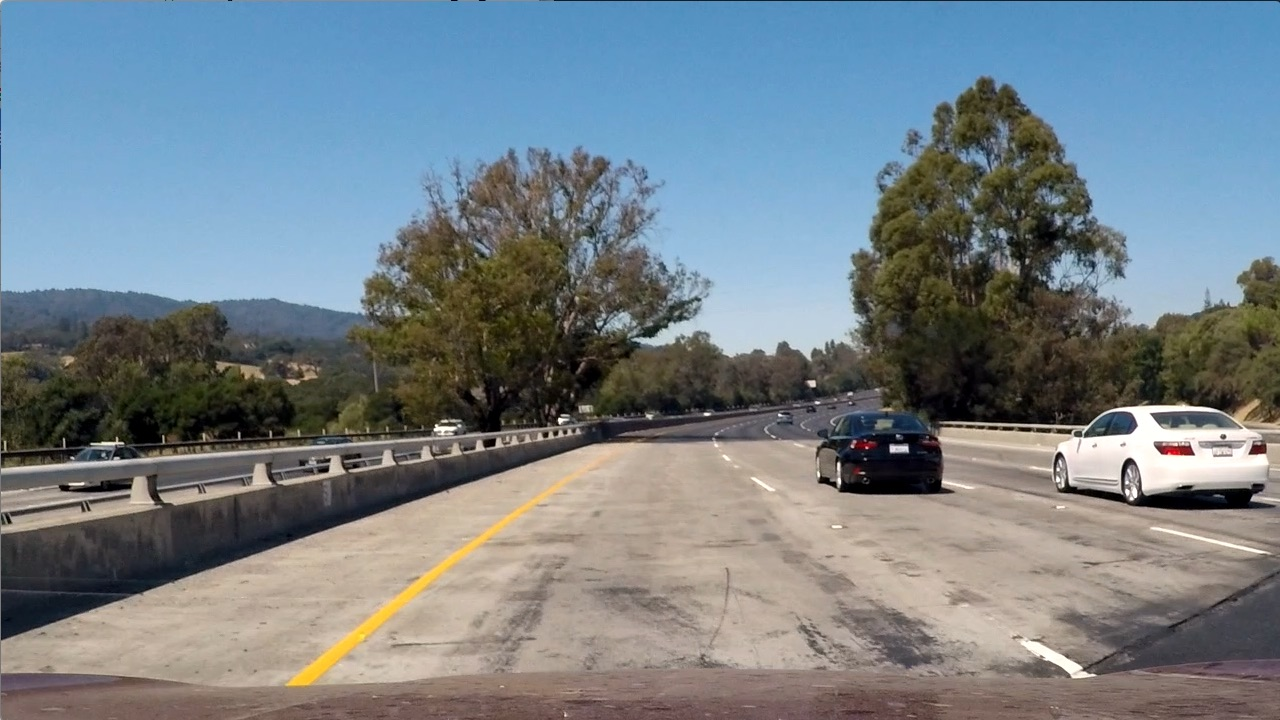
#> input picture test_images/test1.jpg, 1280 x 720 px, given as the content of the folder ./dataset/vehicles, which was not available
$ jupyter execute --allow-errors project.ipynb   (shell and % lines are left out)   (older library calls are emulated)   (text cells are left out)
#> lines starting #> are read from the running program, lines starting #| are printed output that depends on the picture; pictures that were not available may be replaced by others from this repository, and a replacement may not be noted
### helper_functions.py
import matplotlib.image as mpimg
import numpy as np
import cv2
from skimage.feature import hog

# Define a function to return HOG features and visualization
def get_hog_features(img, orient, pix_per_cell, cell_per_block,
                        vis=False, feature_vec=True):


    # Call with two outputs if vis==True
    if vis == True:
        features, hog_image = hog(img, orientations=orient,
                                  pixels_per_cell=(pix_per_cell, pix_per_cell),
                                  cells_per_block=(cell_per_block, cell_per_block),
                                  transform_sqrt=True,
                                  visualise=vis, feature_vector=feature_vec)
        return features, hog_image
    # Otherwise call with one output
    else:
        features = hog(img, orientations=orient,
                       pixels_per_cell=(pix_per_cell, pix_per_cell),
                       cells_per_block=(cell_per_block, cell_per_block),
                       transform_sqrt=True,
                       visualise=vis, feature_vector=feature_vec)
        return features

# Define a function to compute binned color features
def bin_spatial(img, size=(32, 32)):

    # Use cv2.resize().ravel() to create the feature vector
    features = cv2.resize(img, size).ravel()
    # Return the feature vector
    return features

# Define a function to compute color histogram features
# NEED TO CHANGE bins_range if reading .png files with mpimg!
def color_hist(img, nbins=32, bins_range=(0, 256)):

    # Compute the histogram of the color channels separately
    channel1_hist = np.histogram(img[:,:,0], bins=nbins, range=bins_range)
    channel2_hist = np.histogram(img[:,:,1], bins=nbins, range=bins_range)
    channel3_hist = np.histogram(img[:,:,2], bins=nbins, range=bins_range)
    # Concatenate the histograms into a single feature vector
    hist_features = np.concatenate((channel1_hist[0], channel2_hist[0], channel3_hist[0]))
    # Return the individual histograms, bin_centers and feature vector
    return hist_features

# Define a function that takes an image,
# start and stop positions in both x and y,
# window size (x and y dimensions),
# and overlap fraction (for both x and y)
def slide_window(img, x_start_stop=[None, None], y_start_stop=[None, None],
                    xy_window=(64, 64), xy_overlap=(0.5, 0.5)):
    # If x and/or y start/stop positions not defined, set to image size
    if x_start_stop[0] == None:
        x_start_stop[0] = 0
    if x_start_stop[1] == None:
        x_start_stop[1] = img.shape[1]
    if y_start_stop[0] == None:
        y_start_stop[0] = 0
    if y_start_stop[1] == None:
        y_start_stop[1] = img.shape[0]
    # Compute the span of the region to be searched
    xspan = x_start_stop[1] - x_start_stop[0]
    yspan = y_start_stop[1] - y_start_stop[0]
    # Compute the number of pixels per step in x/y
    nx_pix_per_step = np.int(xy_window[0]*(1 - xy_overlap[0]))
    ny_pix_per_step = np.int(xy_window[1]*(1 - xy_overlap[1]))
    # Compute the number of windows in x/y
    nx_buffer = np.int(xy_window[0]*(xy_overlap[0]))
    ny_buffer = np.int(xy_window[1]*(xy_overlap[1]))
    nx_windows = np.int((xspan-nx_buffer)/nx_pix_per_step)
    ny_windows = np.int((yspan-ny_buffer)/ny_pix_per_step)
    # Initialize a list to append window positions to
    window_list = []
    # Loop through finding x and y window positions
    # Note: you could vectorize this step, but in practice
    # you'll be considering windows one by one with your
    # classifier, so looping makes sense
    for ys in range(ny_windows):
        for xs in range(nx_windows):
            # Calculate window position
            startx = xs*nx_pix_per_step + x_start_stop[0]
            endx = startx + xy_window[0]
            starty = ys*ny_pix_per_step + y_start_stop[0]
            endy = starty + xy_window[1]

            # Append window position to list
            window_list.append(((startx, starty), (endx, endy)))
    # Return the list of windows
    return window_list

# Define a function to draw bounding boxes
# [33 lines left out: functions draw_boxes, convert_image, not called in this run]

### project.ipynb
[cell 1]
# Import math and CV libs
from helper_functions import get_hog_features, bin_spatial, color_hist, slide_window, draw_boxes
import cv2
import numpy as np
import matplotlib.pyplot as plt
import matplotlib.image as mpimg
import os
import random
from sklearn.preprocessing import StandardScaler
from sklearn.model_selection import train_test_split
import time
from sklearn.svm import LinearSVC

[cell 2]
def show_images(image1, title1, image2, title2):
    f, (ax1, ax2) = plt.subplots(1, 2, figsize=(24, 9))
    f.tight_layout()
    ax1.imshow(image1)
    ax1.set_title(title1, fontsize=50)
    ax2.imshow(image2)
    ax2.set_title(title2, fontsize=50)
    plt.subplots_adjust(left=0., right=1, top=0.9, bottom=0.)

[cell 3]
def get_dataset(rootdir):
#> called with rootdir = './dataset/vehicles'
    images = []
    for subdir, dirs, files in os.walk(rootdir):
        for file in files:
            if '.DS_Store' not in file:
                images.append(os.path.join(subdir, file))

    return list(map(lambda img: cv2.cvtColor(cv2.imread(img), cv2.COLOR_BGR2RGB), images))

[cell 4]
rootdir = './dataset/vehicles'
vehicles = get_dataset(rootdir)
#> vehicles = 1 item
print(len(vehicles))
#| 1

[cell 5]
rootdir = './dataset/non-vehicles'
non_vehicles = get_dataset(rootdir)
#> non_vehicles = 1 item
print(len(non_vehicles))
#| 1

[cell 6]
image1 = random.choice(vehicles)
image2 = random.choice(non_vehicles)
show_images(image1, "Vehicle", image2, "Non-vehicle")
print(len(non_vehicles))
#| 1

[cell 7]
class Parameters():
    color_space='RGB'
    spatial_size=(32, 32)
    hist_bins=8
    orient=9
    pix_per_cell=8
    cell_per_block=2
    hog_channel=0
    spatial_feat=True
    hist_feat=True
    hog_feat=True
    def __init__(self, color_space='RGB', spatial_size=(32, 32),
                 hist_bins=8, orient=9,
                 pix_per_cell=8, cell_per_block=2, hog_channel=0, scale = 1.5,
                 spatial_feat=True, hist_feat=True, hog_feat=True):
        # HOG parameters
        self.color_space = color_space
        self.spatial_size = spatial_size
        self.hist_bins = hist_bins
        self.orient = orient
        self.pix_per_cell = pix_per_cell
        self.cell_per_block = cell_per_block
        self.hog_channel = hog_channel
        self.scale = scale
        self.spatial_feat = spatial_feat
        self.hist_feat = hist_feat
        self.hog_feat = hog_feat

    def extract_features(self, image):
        file_features = []
        # Read in each one by one
        # apply color conversion if other than 'RGB'
        if self.color_space != 'RGB':
            if self.color_space == 'HSV':
                feature_image = cv2.cvtColor(image, cv2.COLOR_RGB2HSV)
            elif self.color_space == 'LUV':
                feature_image = cv2.cvtColor(image, cv2.COLOR_RGB2LUV)
            elif self.color_space == 'HLS':
                feature_image = cv2.cvtColor(image, cv2.COLOR_RGB2HLS)
            elif self.color_space == 'YUV':
                feature_image = cv2.cvtColor(image, cv2.COLOR_RGB2YUV)
            elif self.color_space == 'YCrCb':
                feature_image = cv2.cvtColor(image, cv2.COLOR_RGB2YCrCb)
        else: feature_image = np.copy(image)

        if self.spatial_feat == True:
            spatial_features = bin_spatial(feature_image, size=self.spatial_size)
            file_features.append(spatial_features)
        if self.hist_feat == True:
            # Apply color_hist()
            hist_features = color_hist(feature_image, nbins=self.hist_bins)
            file_features.append(hist_features)
        if self.hog_feat == True:
        # Call get_hog_features() with vis=False, feature_vec=True
            if self.hog_channel == 'ALL':
                hog_features = []
                for channel in range(feature_image.shape[2]):
                    hog_features.append(get_hog_features(feature_image[:,:,channel],
                                        self.orient, self.pix_per_cell, self.cell_per_block,
                                        vis=False, feature_vec=True))
                hog_features = np.ravel(hog_features)
            else:
                hog_features = get_hog_features(feature_image[:,:,self.hog_channel], self.orient,
                            self.pix_per_cell, self.cell_per_block, vis=False, feature_vec=True)
            # Append the new feature vector to the features list
            file_features.append(hog_features)

        # Return list of feature vectors
        return np.concatenate(file_features)

[cell 8]
params = Parameters(
            color_space = 'YCrCb',
            spatial_size = (16, 16),
            orient = 8,
            pix_per_cell = 8,
            cell_per_block = 2,
            hog_channel = 'ALL',
            hist_bins = 32,
            scale = 1.5,
            spatial_feat=True,
            hist_feat=True,
            hog_feat=True
        )

[cell 9]
def show_hog(vehicle, non_vehicle, params):
    _,vehicle_hog = get_hog_features(vehicle[:,:,0],params.orient, params.pix_per_cell, params.cell_per_block, vis=True, feature_vec=True)
#> in get_hog_features, `features, hog_image = hog(img, orientations=orient, pixels_per_cell=(p..`:
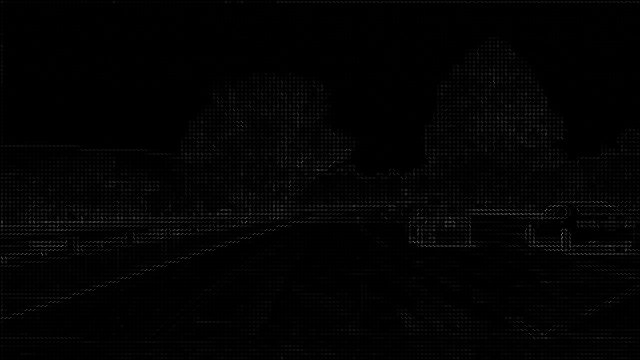
#> hog_image: shape (720, 1280) float64 (shown at 1/2 size); min 0, max 4.88, mean 0.057; drawn with min black and max white
#> in get_hog_features, `features, hog_image = hog(img, orientations=orient, pixels_per_cell=(p..`:
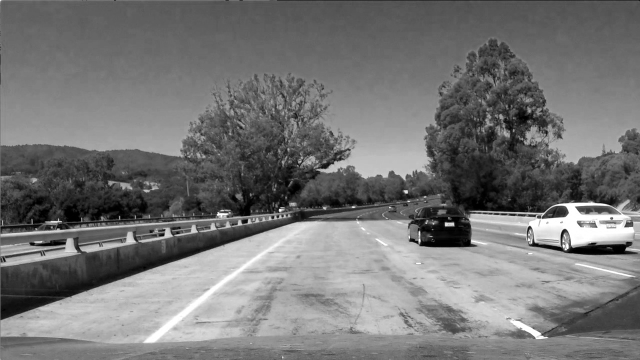
#> img: shape (720, 1280) (shown at 1/2 size); min 0, max 255, mean 117.5
    _,non_vehicle_hog = get_hog_features(non_vehicle[:,:,0],params.orient, params.pix_per_cell, params.cell_per_block, vis=True, feature_vec=True)
    f, (ax1, ax2, ax3, ax4) = plt.subplots(1, 4, figsize=(20,10))
    ax1.set_title('Vehicle')
    ax1.imshow(vehicle, cmap='gray')
    ax2.set_title('Vehicle hog')
    ax2.imshow(vehicle_hog, cmap='gray')
    ax3.set_title('Non-vehicle')
    ax3.imshow(non_vehicle, cmap='gray')
    ax4.set_title('Non-vehicle hog')
    ax4.imshow(non_vehicle_hog, cmap='gray')

[cell 10]
vehicle = image1
non_vehicle = image2
show_hog(vehicle, non_vehicle, params)
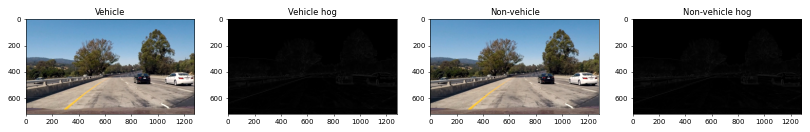
#> figure drawn by matplotlib, 4 panels

[cell 11]
params = Parameters(
            color_space = 'RGB',
            spatial_size = (32, 32),
            orient = 8,
            pix_per_cell = 8,
            cell_per_block = 2,
            hog_channel = 'ALL',
            hist_bins = 16,
            scale = 1.5,
            spatial_feat=True,
            hist_feat=True,
            hog_feat=True
        )

car_features = params.extract_features(image1)
#> in bin_spatial, `features = cv2.resize(img, size).ravel()`: features = 3072 values, max 255 at index 1813, min 0 at index 1737, mean 127.1
#> in extract_features, `spatial_features = bin_spatial(feature_image, size=self.spatial_size)`: spatial_features has the same summary as features in bin_spatial
#> in color_hist, `hist_features = np.concatenate((channel1_hist[0], channel2_hist[0], ch..`: hist_features = 48 values, max 181185 at index 26, min 2185 at index 30, mean 57600
#> after the loop in extract_features, `for channel in range(feature_image.shape[2]):`: hog_features = 3 items
not_car_features = params.extract_features(image2)

[cell 12]
plt.figure()
plt.subplot(121)
plt.plot(car_features)
plt.xlabel("Car Features",fontsize=12)

plt.subplot(122)
plt.plot(not_car_features)
plt.xlabel("Non-Car Features",fontsize=12)
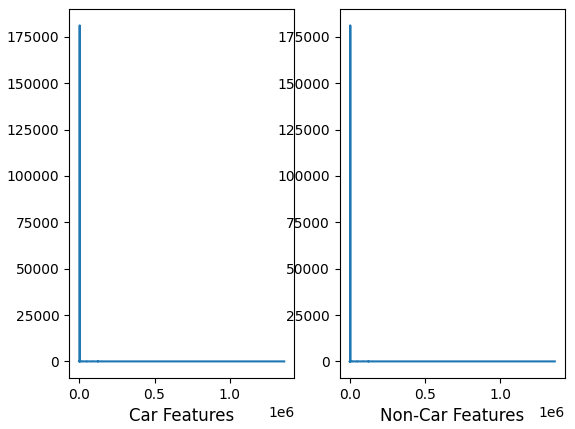
#> figure drawn by matplotlib, 2 panels; panel 1: curve peaks at x = 3098, y = 181185; panel 2: curve peaks at x = 3098, y = 181185

[cell 13]
params = Parameters(
            color_space = 'YUV',
            spatial_size = (16, 16),
            orient = 11,
            pix_per_cell = 16,
            cell_per_block = 2,
            hog_channel = 0,
            hist_bins = 16,
            scale = 1.5,
            spatial_feat=True,
            hist_feat=True,
            hog_feat=True
)

car_features = params.extract_features(image1)
#> in get_hog_features (call 9), `features = hog(img, orientations=orient, pixels_per_cell=(pix_per_cell..`:
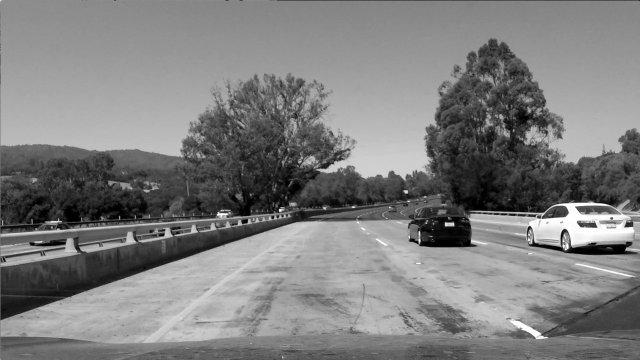
#> img: shape (720, 1280) (shown at 1/2 size); min 0, max 255, mean 126.1
not_car_features = params.extract_features(image2)
plt.figure()
plt.subplot(121)
plt.plot(car_features)
plt.xlabel("Car Features",fontsize=12)

plt.subplot(122)
plt.plot(not_car_features)
plt.xlabel("Non-Car Features",fontsize=12)
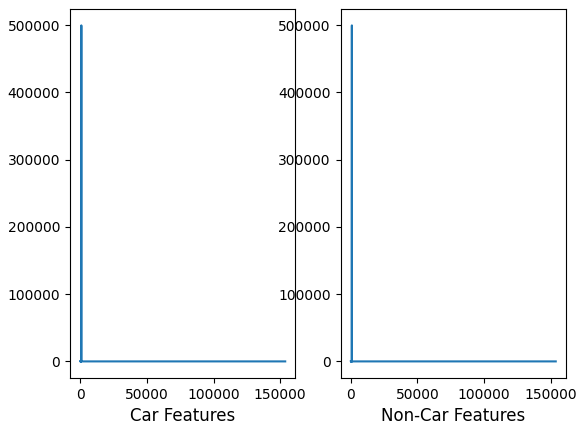
#> figure drawn by matplotlib, 2 panels; panel 1: curve peaks at x = 808, y = 499648; panel 2: curve peaks at x = 808, y = 499648

[cell 14]
params = Parameters(
            color_space = 'YCrCb',
            spatial_size = (16, 16),
            orient = 8,
            pix_per_cell = 8,
            cell_per_block = 2,
            hog_channel = 0,
            hist_bins = 32,
            scale = 1.5,
            spatial_feat=True,
            hist_feat=True,
            hog_feat=True
)

car_features = params.extract_features(image1)
not_car_features = params.extract_features(image2)
plt.figure()
plt.subplot(121)
plt.plot(car_features)
plt.xlabel("Car Features",fontsize=12)

plt.subplot(122)
plt.plot(not_car_features)
plt.xlabel("Non-Car Features",fontsize=12)
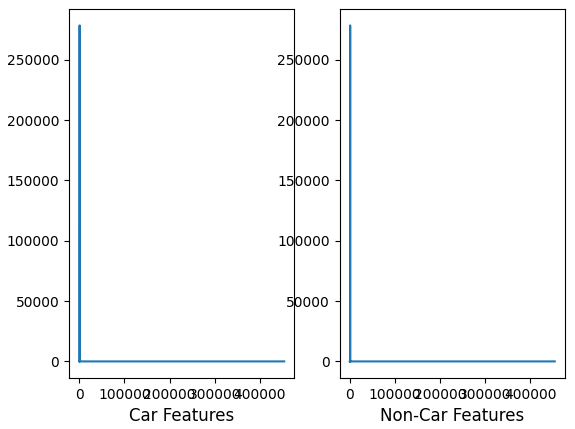
#> figure drawn by matplotlib, 2 panels; panel 1: curve peaks at x = 816, y = 278444; panel 2: curve peaks at x = 816, y = 278444

[cell 15]
params = Parameters(
            color_space = 'YCrCb',
            spatial_size = (16, 16),
            orient = 8,
            pix_per_cell = 8,
            cell_per_block = 2,
            hog_channel = 'ALL',
            hist_bins = 32,
            scale = 1.5,
            spatial_feat=True,
            hist_feat=True,
            hog_feat=True
)

car_features = params.extract_features(image1)
not_car_features = params.extract_features(image2)
plt.figure()
plt.subplot(121)
plt.plot(car_features)
plt.xlabel("Car Features",fontsize=12)

plt.subplot(122)
plt.plot(not_car_features)
plt.xlabel("Non-Car Features",fontsize=12)
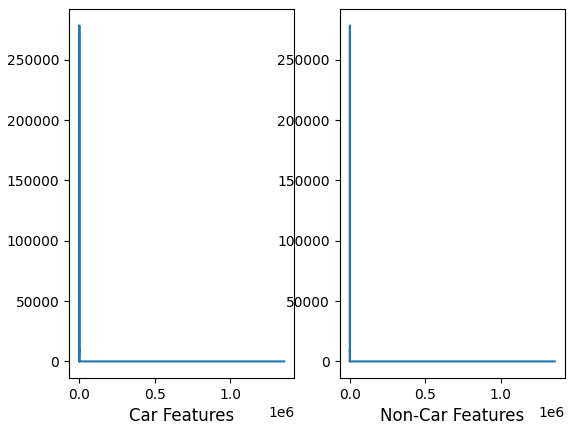
#> figure drawn by matplotlib, 2 panels; panel 1: curve peaks at x = 816, y = 278444; panel 2: curve peaks at x = 816, y = 278444

[cell 16]
params = Parameters(color_space='YUV',
                              spatial_size=(16, 16),
                              hist_bins=16,
                              orient=11,
                              pix_per_cell=16,
                              cell_per_block=2,
                              hog_channel=0,
                              spatial_feat=True,
                              hist_feat=False,
                              hog_feat=True)

car_features = params.extract_features(image1)
not_car_features = params.extract_features(image2)
plt.figure()
plt.subplot(121)
plt.plot(car_features)
plt.xlabel("Car Features",fontsize=12)

plt.subplot(122)
plt.plot(not_car_features)
plt.xlabel("Non-Car Features",fontsize=12)
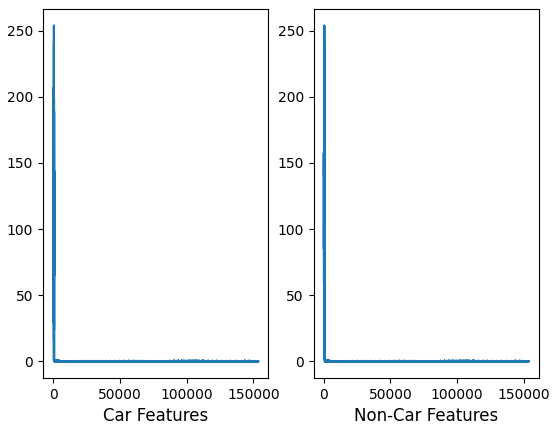
#> figure drawn by matplotlib, 2 panels; panel 1: curve peaks at x = 474, y = 254; panel 2: curve peaks at x = 474, y = 254

[cell 17]
show_hog(vehicle, non_vehicle, params)

[cell 18]
vehicle = random.choice(vehicles)
non_vehicle = random.choice(non_vehicles)
show_hog(vehicle, non_vehicle, params)

[cell 19]
sample_size = 8750
cars = vehicles[0:sample_size]
#> cars = 1 item
notcars = non_vehicles[0:sample_size]
#> notcars = 1 item
params = Parameters(color_space='YUV',
                  spatial_size=(16, 16),
                  hist_bins=16,
                  orient=11,
                  pix_per_cell=16,
                  cell_per_block=2,
                  hog_channel=0,
                  spatial_feat=True,
                  hist_feat=False,
                  hog_feat=True
        )


car_features = list(map(lambda img: params.extract_features(img), cars))
#> car_features = 1 item
notcar_features = list(map(lambda img: params.extract_features(img), notcars))
#> notcar_features = 1 item


X = np.vstack((car_features, notcar_features)).astype(np.float64)
# Fit a per-column scaler
X_scaler = StandardScaler().fit(X)
# Apply the scaler to X
scaled_X = X_scaler.transform(X)

# Define the labels vector
y = np.hstack((np.ones(len(car_features)), np.zeros(len(notcar_features))))
#> y = [1, 0]


# Split up data into randomized training and test sets
rand_state = np.random.randint(0, 100)
X_train, X_test, y_train, y_test = train_test_split(
    scaled_X, y, test_size=0.2, random_state=rand_state)
#> y_train = [1]; y_test = [0]

print('Using:',params.orient,'orientations',params.pix_per_cell,
    'pixels per cell and', params.cell_per_block,'cells per block')
print('Feature vector length:', len(X_train[0]))
#| Feature vector length: 153712
# Use a linear SVC
svc = LinearSVC(C=0.001)
# Check the training time for the SVC
t=time.time()
#> (the rest of this cell did not finish here and is left out)

[cell 20]
def findCars(img, svc, scaler, params, y_start_stop=[360, 700], xy_window=(64, 64), xy_overlap=(0.85, 0.85) ):
    """
    Returns the windows where the cars are found on the image `img`.
    The feature extraction used parameters `params`.
    `y_start_stop` : Contains the Y axis range to find the cars.
    `xy_window` : Contains the windows size.
    `xy_overlap` : Contains the windows overlap percent.
    Returns a new image with the cars boxes.
    """
#> called with xy_window = (64, 64), xy_overlap = (0.85, 0.85)
    windows_list = []
    windows = slide_window(img, y_start_stop=y_start_stop, xy_window=xy_window, xy_overlap=xy_overlap)
#> windows = 4216 items
    for window in windows:
        img_window = cv2.resize(img[window[0][1]:window[1][1], window[0][0]:window[1][0]], (64, 64))
        features = params.extract_features(img_window)
        scaled_features = scaler.transform(features.reshape(1, -1))
        pred = svc.predict(scaled_features)
        if pred == 1:
            windows_list.append(window)
#> this loop made 1 pass
#> window on pass 1: ((0, 360), (64, 424))
#> pass 1, in findCars, `img_window = cv2.resize(img[window[0][1]:window[1][1], window[0][0]:wi..`:
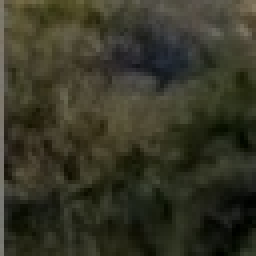
#> img_window: shape (64, 64, 3) (shown 4 times larger); mean R, G, B 54.1, 53.7, 38.2
#> after the loop, windows_list = []
    return windows_list


#Run test images
test_images = ['./test_images/test1.jpg','./test_images/test2.jpg','./test_images/test3.jpg','./test_images/test4.jpg','./test_images/test5.jpg','./test_images/test6.jpg']
draw_images = []
#> (the rest of this cell did not finish here and is left out)
